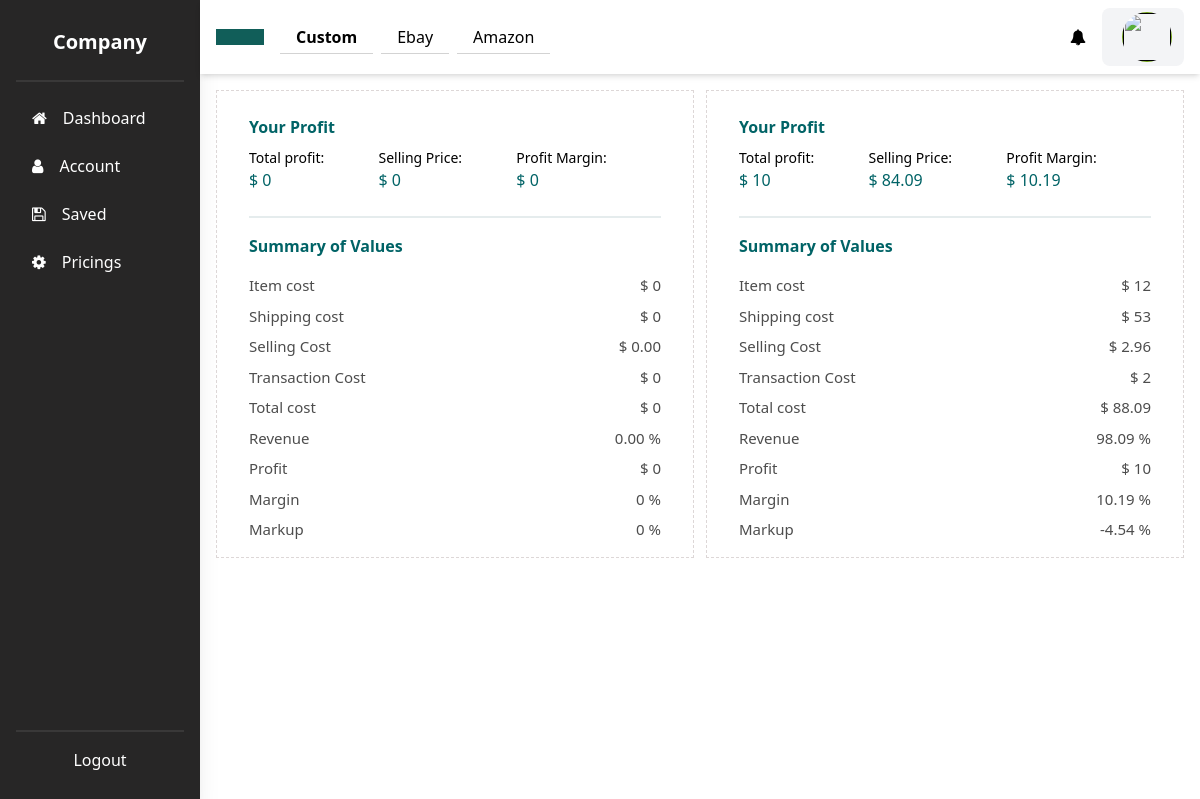
/saved/?calculator=Custom, run on the app's committed database.
### manager/models.py (models this page shows)
class Calc(models.Model):
    class Meta:
        ordering = ['-id']
    created_on = models.DateField(_("Created on"), default=datetime.date.today)

class CustomCalc(Calc):
    Profit = models.CharField(_("Profit"), max_length=256)
    item_cost_price = models.CharField(_("item_cost_price"), max_length=256)
    shipping_charge = models.CharField(_("shipping_charge"), max_length=256)
    shipping_cost = models.CharField(_("shipping_cost"), max_length=256)
    sales_tax = models.CharField(_("sales_tax"), max_length=256)
    selling_cost_percent = models.CharField(_("selling_cost_percent"), max_length=256)
    fixed_platform_fee = models.CharField(_("fixed_platform_fee"), max_length=256)
    transaction_cost_percent = models.CharField(_("transaction_cost_percent"), max_length=256)
    fixed_transaction_cost = models.CharField(_("fixed_transaction_cost"), max_length=256)
    revenue = models.CharField(_("revenue"), max_length=256)
    Gross_Profit_Margin = models.CharField(_("Gross_Profit_Margin"), max_length=256)
    sellingPrice = models.CharField(_("sellingPrice"), max_length=256)
    Markup = models.CharField(_("Markup"), max_length=256)
    selling_cost = models.CharField(_("selling_cost"), max_length=256, default="0")
    total_cost = models.CharField(_("total_cost"), max_length=256, default="0")
    preset = models.BooleanField(_("preset"), default=False)

### manager/views.py (the view)
# urls.py: path("saved/", ManagerViews.SavedDataView.as_view(), name="saved"),
class SavedDataView(View):
    template_name = "manager/saved_data.html"
    def get(self, request, *args, **kwargs):
        calculator = request.GET.get("calculator")
        if calculator == "Ebay":
            records = ManagerModels.EbayCalc.objects.all()
        elif calculator == "Amazon":
            records = ManagerModels.AmazonCalc.objects.all()
        elif calculator == "Custom":
            records = ManagerModels.CustomCalc.objects.all()
        context_data = {
            "calculator" : calculator,
            "records" : records
        }
        return render(request, template_name=self.template_name, context=context_data)

### manager/context/context_processor.py (called while the page is built)
def user_subcription(request):
    context = dict()
    if request.user.is_authenticated:
        if settings.PAYMENTMETHOD == "paypal":
            context["user_subsciption"] = PaymentModels.PaypalSubscription.objects.filter(user=request.user).first()
        elif settings.PAYMENTMETHOD == "braintree":
            context["user_subsciption"] = PaymentModels.BraintreeSubscription.objects.filter(user=request.user).first()
    return context

### TEMPLATES/manager/saved_data.html (shortened to what this page needs)
{% extends '../utils/layout.html' %}
{% block content %}
<section class="grid gap-4">
    <section class="calc_results_list grid grid-cols-2 gap-3">
    {% for last_record in records %}
    <main class="result-area">
        {% if calculator == "Ebay" %}
        <div class="calc" id="ebay_calc">
            <div class="results">
                <div class="calc-part grid">
                <div class="header grid">
                    <h3 class="calc-heading text-primary">Your Profit</h3>
                    <div class="briefs grid grid-cols">
                    <p class="val-display">
                        <span>Total profit: </span>
                        <span class="text-primary" id="total_profit">$ {{last_record.computedTotalProfit}}</span>
                    </p>
                    <p class="val-display">
                        <span>Profit %: </span>
                        <span class="text-primary" id="total_profit_pecent">{{ last_record.computedTotalProfitPercent }} %</span>
                    </p>
                    <p class="val-display">
                        <span>Sold Price: </span>
                        <span class="text-primary" id="sold_price">$ {{ last_record.item_sold_price }}</span>
                    </p>
                    </div>
                </div>
                </div>
                <hr style="border: 1px solid hsla(182, 100%, 15%, 0.1);">
                <div class="calc-part grid">
                <div class="stats-list">
                    <h4 class="list-title text-primary">eBay transaction fee</h4>
                    <div class="stats">
                    <div>
                        <p>Final value fee %</p>
                        <p id="final_value_fee">{{ last_record.ebay_fee }} %</p>
                    </div>
                    <div>
                        <p>Fixed transaction fee</p>
                        <p id="fixed_transaction_fee">$ 0.30 </p>
                    </div>
                    <div>
                        <p>Promotion fee</p>
                        <p id="promotion_fee">{{ last_record.promotion }} %</p>
                    </div>
                    <div>
                        <p>Total eBay fees</p>
                        <p id="total_eBay_fees">$ {{ last_record.ebay_fee }}</p>
                    </div>
                    <div>
                        <p>Total eBay fees %</p>
                        <p id="total_eBay_fees_percent"> {{ last_record.ebay_fee }} %</p>
                    </div>
                    </div>
                </div>
                <div class="stats-list">
                    <h4 class="list-title text-primary">Other costs</h4>
                    <div class="stats">
                    <div>
                        <p>Item cost</p>
                        <p id="item_cost">$ {{ last_record.item_cost_price }}</p>
                    </div>
                    <div>
                        <p>Shipping cost</p>
                        <p id="shipping_cost">$ {{ last_record.shipping_cost }}</p>
                    </div>
                    <div>
                        <p>Other cost</p>
                        <p id="other_cost">$ {{ last_record.other_fees }}</p>
                    </div>
                    <div>
                        <p>Total cost</p>
                        <p id="total_cost">$ {{ last_record.computedTotalCost }}</p>
                    </div>
                    </div>
                </div>
                </div>
            </div>
        </div>
        {% elif calculator == "Custom" %}
        <div class="calc"  id="custom_calc">
            <div class="results">
                <div class="calc-part grid">
                <div class="header grid">
                    <h3 class="calc-heading text-primary">Your Profit</h3>
                    <div class="briefs grid grid-cols">
                    <p class="val-display">
                        <span>Total profit: </span>
                        <span class="text-primary" id="total_profit">$ {{ last_record.Profit }}</span>
                    </p>
                    <p class="val-display">
                        <span>Selling Price: </span>
                        <span class="text-primary" id="selling_price">$ {{ last_record.sellingPrice }}</span>
                    </p>
                    <p class="val-display">
                        <span>Profit Margin: </span>
                        <span class="text-primary" id="profit_margin">$ {{ last_record.Gross_Profit_Margin }}</span>
                    </p>
                    </div>
                </div>
                </div>
                <hr style="border: 1px solid hsla(182, 100%, 15%, 0.1);">
                <div class="calc-part grid">
                <div class="stats-list">
                    <h4 class="list-title text-primary">Summary of Values</h4>
                    <div class="stats">
                    <div>
                        <p>Item cost</p>
                        <p id="item_cost">$ {{ last_record.item_cost_price }}</p>
                    </div>
                    <div>
                        <p>Shipping cost</p>
                        <p id="shipping_cost">$ {{ last_record.shipping_cost }}</p>
                    </div>
                    <div>
                        <p>Selling Cost</p>
                        <p id="selling_cost">$ {{ last_record.selling_cost }}</p>
                    </div>
                    <div>
                        <p>Transaction Cost</p>
                        <p id="translation_cost">$ {{ last_record.transaction_cost_percent }}</p>
                    </div>
                    <div>
                        <p>Total cost</p>
                        <p id="total_cost">$ {{ last_record.total_cost }}</p>
                    </div>
                    <div>
                        <p>Revenue</p>
                        <p id="revenue">{{ last_record.revenue }} %</p>
                    </div>
                    <div>
                        <p>Profit</p>
                        <p id="stat_total_profit">$ {{ last_record.Profit }} </p>
                    </div>
                    <div>
                        <p>Margin</p>
                        <p id="margin">{{ last_record.Gross_Profit_Margin }} %</p>
                    </div>
                    <div>
                        <p>Markup</p>
                        <p id="markup">{{ last_record.Markup }} %</p>
                    </div>
                    </div>
                </div>
                </div>
            </div>
        </div>
        {% endif %}
    </main>
    {% endfor %}
    </section>
</section>
{% endblock %}

### static/main.css (style rules this page uses)
* { box-sizing: border-box; }
:root { --theme-color: hsl(0, 0, 0); --accent-color: hsl(182, 100%, 20%); --accent-hover-color: hsla(182, 100%, 20%, 0.8); --text-color: hsl(0, 0%, 29%); --border-color: hsl(0, 0%, 90%); --popup-width: 400px; --border-radius-outer: 10px; --border-radius-inner: 5px; --title-font-size: 18px; --body-font-size: 16px; --transition-1: all .25s ease-in-out; }
body { overflow-x: hidden; }
*,::after,::before { box-sizing:border-box;border-width:0;border-style:solid;border-color:#e5e7eb }
::after,::before { --tw-content:'' }
html { line-height:1.5;-webkit-text-size-adjust:100%;-moz-tab-size:4;tab-size:4;font-family:ui-sans-serif, system-ui, -apple-system, BlinkMacSystemFont, "Segoe UI", Roboto, "Helvetica Neue", Arial, "Noto Sans", sans-serif, "Apple Color Emoji", "Segoe UI Emoji", "Segoe UI Symbol", "Noto Color Emoji" }
body { margin:0;line-height:inherit }
hr { height:0;color:inherit;border-top-width:1px }
h1,h2,h3,h4,h5,h6 { font-size:inherit;font-weight:inherit }
blockquote,dd,dl,figure,h1,h2,h3,h4,h5,h6,hr,p,pre { margin:0 }
.grid { display:grid }
.gap-4 { gap:1rem }
hr { border: 1px solid rgba(211, 211, 211, 0.1); }

### static/calcs.css (style rules this page uses)
:root { --theme-color: hsl(0, 0, 0); --accent-color: hsl(182, 100%, 20%); --accent-hover-color: hsla(182, 100%, 20%, 0.8); --text-color: hsl(0, 0%, 29%); --border-color: hsl(0, 0%, 90%); --popup-width: 100%; --border-radius-outer: 10px; --border-radius-inner: 5px; --title-font-size: 18px; --body-font-size: 16px; --transition-1: all .25s ease-in-out; }
.text-primary { color: var(--accent-color); }
.grid { display: grid; }
.grid-cols { grid-auto-flow: column; }
.result-area { display: grid; }
.result-area > * { padding: 1rem 2em; }
.result-area .calc { gap: 0.5rem; overflow: auto; scrollbar-width: none; grid-template-columns: 0.8fr 0.001fr 1fr; gap: 2rem; }
.result-area .calc > div { display: grid; gap: 0.5rem; }
.result-area .calc-part { gap: 0.5rem; }
.result-area .calc-part .header { gap: 0.5rem; padding: 0.5rem 0; }
.result-area .list-title, .result-area .calc-heading { font-size: 16px; font-weight: 600; }
.result-area .calc .results { gap: 1rem; align-content: flex-start; }
.result-area .calc .results hr { height: 1px; }
.result-area .calc-part .val-display { font-size: 14px; display: grid; }
.result-area .calc-part .val-display span:last-of-type { font-size: 16px; font-weight: 500; }
.result-area .stats-list { display: grid; gap: 1rem; }
.result-area .stats-list .stats { display: grid; gap: 0.5rem; }
.result-area .stats-list .stats > div { display: grid; grid-auto-flow: column; font-size: 15px; color: hsl(0, 0%, 30%); }
.result-area .stats-list .stats > div p:last-of-type { text-align: right; }
.result-area > * { border: 1px dashed rgb(221, 215, 215); }

### static/tailcss.css (style rules this page uses)
*,:after,:before { box-sizing:border-box;border:0 solid #e5e7eb }
:after,:before { --tw-content:"" }
html { line-height:1.5;-webkit-text-size-adjust:100%;-moz-tab-size:4;-o-tab-size:4;tab-size:4;font-family:ui-sans-serif,system-ui,-apple-system,BlinkMacSystemFont,Segoe UI,Roboto,Helvetica Neue,Arial,Noto Sans,sans-serif,Apple Color Emoji,Segoe UI Emoji,Segoe UI Symbol,Noto Color Emoji }
body { margin:0;line-height:inherit }
hr { height:0;color:inherit;border-top-width:1px }
h1,h2,h3,h4,h5,h6 { font-size:inherit;font-weight:inherit }
blockquote,dd,dl,figure,h1,h2,h3,h4,h5,h6,hr,p,pre { margin:0 }
*,:after,:before { --tw-border-spacing-x:0;--tw-border-spacing-y:0;--tw-translate-x:0;--tw-translate-y:0;--tw-rotate:0;--tw-skew-x:0;--tw-skew-y:0;--tw-scale-x:1;--tw-scale-y:1;--tw-pan-x: ;--tw-pan-y: ;--tw-pinch-zoom: ;--tw-scroll-snap-strictness:proximity;--tw-ordinal: ;--tw-slashed-zero: ;--tw-numeric-figure: ;--tw-numeric-spacing: ;--tw-numeric-fraction: ;--tw-ring-inset: ;--tw-ring-offset-width:0px;--tw-ring-offset-color:#fff;--tw-ring-color:rgba(59,130,246,.5);--tw-ring-offset-shadow:0 0 #0000;--tw-ring-shadow:0 0 #0000;--tw-shadow:0 0 #0000;--tw-shadow-colored:0 0 #0000;--tw-blur: ;--tw-brightness: ;--tw-contrast: ;--tw-grayscale: ;--tw-hue-rotate: ;--tw-invert: ;--tw-saturate: ;--tw-sepia: ;--tw-drop-shadow: ;--tw-backdrop-blur: ;--tw-backdrop-brightness: ;--tw-backdrop-contrast: ;--tw-backdrop-grayscale: ;--tw-backdrop-hue-rotate: ;--tw-backdrop-invert: ;--tw-backdrop-opacity: ;--tw-backdrop-saturate: ;--tw-backdrop-sepia: }
.grid { display:grid }
.grid-cols-2 { grid-template-columns:repeat(2,minmax(0,1fr)) }
.gap-3 { gap:.75rem }
.gap-4 { gap:1rem }

### data on the page
CustomCalc: Profit "0", sellingPrice "0", Gross_Profit_Margin "0", item_cost_price "0", shipping_cost "0", selling_cost "0.00", transaction_cost_percent "0", total_cost "0", revenue "0.00", Markup "0"
CustomCalc: Profit "10", sellingPrice "84.09", Gross_Profit_Margin "10.19", item_cost_price "12", shipping_cost "53", selling_cost "2.96", transaction_cost_percent "2", total_cost "88.09", revenue "98.09", Markup "-4.54"
